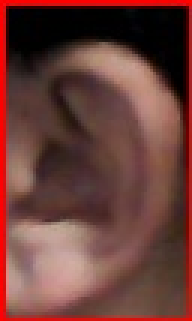
#> input picture images/right/0/save_img_right_1628489376.jpg, 64 x 107 px (shown 3 times larger); its folder holds only this picture in this run
$ python recognition_alg_test.py images/right/0/save_img_right_1628489376.jpg
#> lines starting #> are read from the running program, lines starting #| are printed output that depends on the picture
# -*- coding: utf-8 -*-
# アルゴリズム検証用プログラム
# リアルタイム検知プログラムをベースに、入力画像を引数で制御可能にしたもの
# 引数 1: 入力画像
# 引数 2: どっちの耳か(left/right)

import cv2
import sys
import time
import os
import numpy as np

device = cv2.ocl.Device_getDefault()
print(f"Vendor ID: {device.vendorID()}")
print(f"Vendor name: {device.vendorName()}")
print(f"Name: {device.name()}")

# Haar-like特徴分類器の読み込み
ear_right_cascade = cv2.CascadeClassifier(
    'data/haarcascades/haarcascade_mcs_rightear.xml')
ear_left_cascade = cv2.CascadeClassifier(
    'data/haarcascades/haarcascade_mcs_leftear.xml')
face_cascade = cv2.CascadeClassifier(
    'data/haarcascades/haarcascade_frontalface_default.xml')

# CLAHEオブジェクトの生成
clahe = cv2.createCLAHE(clipLimit=2.0,tileGridSize=(4,4))

# AKAZE検出器の生成
akaze = cv2.AKAZE_create()
# BFMatcherオブジェクトの生成q
bf = cv2.BFMatcher(cv2.NORM_HAMMING, crossCheck=True)

# A-KAZE/KNN Setting
margin = 10 # 画像の周辺空間
zoom_diam = 5 # （特徴量検出用の拡大倍率）
threshold = 200 # 閾値

def main():
    recog_user = -1
    distance = 0

    time_start = time.time()
    img = cv2.imread(sys.argv[1])
#> img is the input picture: shape (107, 64, 3); mean B, G, R 57, 62.6, 107.4

    print(type(img))
#| <class 'numpy.ndarray'>

    gray = img
    # グレースケール変換 & コントラスト均等化
    gray = cv2.cvtColor(img, cv2.COLOR_BGR2GRAY)
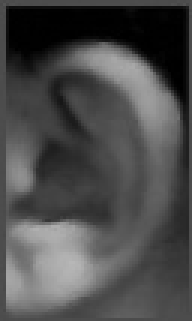
#> gray: shape (107, 64) (shown 3 times larger); min 0, max 183, mean 75.4
    gray = clahe.apply(gray)
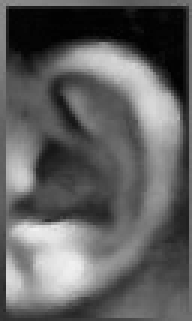
#> gray: shape (107, 64) (shown 3 times larger); min 2, max 241, mean 95.6

    ear_right = ear_right_cascade.detectMultiScale(gray, scaleFactor=1.1, minNeighbors=1, minSize=(50,50))
#> ear_right = [[5, 10, 58, 96]]
    ear_left = ear_left_cascade.detectMultiScale(gray, scaleFactor=1.1, minNeighbors=1, minSize=(50,50))
#> ear_left = ()

    print("Detected R:",len(ear_right)," L:",len(ear_left))
#| Detected R: 1  L: 0
    if len(ear_right) != 0:
        for (ercx, ercy, ercw, erch) in ear_right:
            img = img[ercy-margin:ercy+erch + margin, ercx-margin:ercx+ercw+margin]
            IMG_DIR = os.path.abspath( os.path.dirname(__file__)) + '/images/right/'
            recog_user, distance = recognition(img, IMG_DIR)
            time_end = time.time()

    if len(ear_left) != 0:
        for (ercx, ercy, ercw, erch) in ear_left:
            img = img[ercy-margin:ercy+erch + margin, ercx-margin:ercx+ercw+margin]
            IMG_DIR = os.path.abspath(os.path.dirname(__file__)) + '/images/left/'
            recog_user, distance = recognition(img, IMG_DIR)

    time_end = time.time()
    if recog_user != -1:
        print ("TIME: {0}".format((time_end - time_start)) + "[sec]")
        print ("Recognition >> User:",recog_user," Ret",distance)

    cv2.destroyAllWindows()


def recognition(img, IMG_DIR):
#> called with img = array of shape (107, 5, 3), IMG_DIR = 'images/right/'
    print("Recognition processing... :",IMG_DIR)
    file_dir = ""
    users_dir = os.listdir(IMG_DIR)
    users_cnt = len(users_dir)

    # カメラの画像を処理する
    camera_img = img

    # 画像を指定した倍率に拡大する
    camera_img = cv2.resize(camera_img, dsize=None, fx=zoom_diam, fy=zoom_diam)
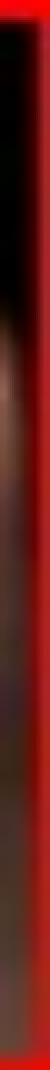
#> camera_img: shape (535, 25, 3) (shown 2 times larger); mean of channels 0, 1, 2 22.9, 27.8, 95.2; drawn as B, G, R
    # グレースケール変換
    camera_img = cv2.cvtColor(camera_img,cv2.COLOR_BGR2GRAY)
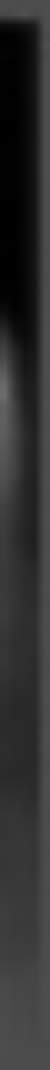
#> camera_img: shape (535, 25) (shown 2 times larger); min 0, max 110, mean 47.4
    # コントラスト均等化
    camera_img = clahe.apply(camera_img)
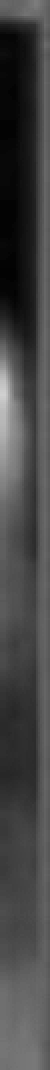
#> camera_img: shape (535, 25) (shown 2 times larger); min 2, max 208, mean 68.9

    (target_kp, target_des) = akaze.detectAndCompute(camera_img, None)
#> target_kp = (); target_des = None

    user_lst_ret = list(range(users_cnt))
    user_lst_id = list(range(users_cnt))

    index = 0

    for user_dir in users_dir:
        temp = 300

        user_id = int(user_dir)
        user_lst_id[index] = user_id

        files_dir = os.listdir(IMG_DIR+"/" + user_dir + "/")
        print("Processing ",user_dir)

        for file_dir in files_dir:
            lib_img_path = IMG_DIR + "/" + user_dir + "/" + file_dir # ライブラリの検出対象画像へのパス

            # ライブラリに登録されている画像をロードして特徴量検出を行う
            # ロードしたライブラリの画像を処理する
            lib_img = cv2.imread(lib_img_path)
            # 画像を指定した倍率に拡大する
            lib_img = cv2.resize(lib_img, dsize=None, fx=zoom_diam, fy=zoom_diam)
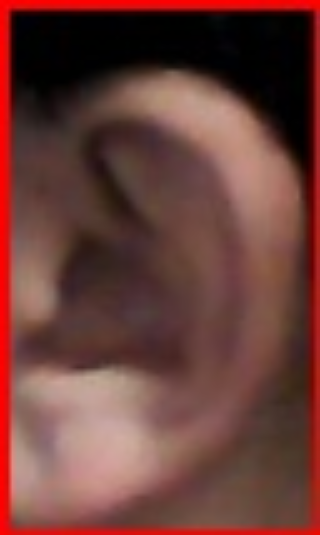
#> lib_img: shape (535, 320, 3); mean B, G, R 56.9, 62.6, 107.3
            # グレースケール変換
            lib_img = cv2.cvtColor(lib_img, cv2.COLOR_BGR2GRAY)
#> lib_img: shape (535, 320)
            # コントラスト均等化
            lib_img = clahe.apply(lib_img)
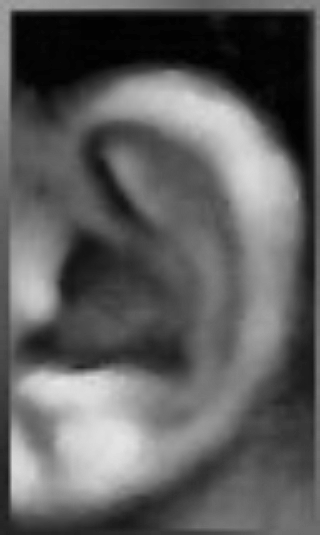
#> lib_img: shape (535, 320); min 2, max 229, mean 94.3

            (comparing_kp, comparing_des) = akaze.detectAndCompute(lib_img, None)
#> comparing_kp = 10 keypoints; (x, y, size): (120, 161, 16.1), (80, 367, 8.1), (120, 205, 16.1), (100, 377, 11.4), (177, 361, 16.1), (80, 367, 5.7), (172, 74, 8.1), (223, 106, 11.4), (61, 284, 8.1), (94, 365, 8.1)

            if target_des is None or comparing_des is None:
                break

            # BFMatcher で ライブラリに登録されている全ての画像に対してマッチングを行う
            matches = bf.match(target_des, comparing_des)
            if len(matches) == 0:
                break

            dist = [m.distance for m in matches]
            ret = sum(dist) / len(dist)
            if temp > ret:
                temp = ret
            print("{0} > {1}".format(file_dir,ret))

        user_lst_ret[index] = temp

        index = index + 1

    recognition_user = -1
#> recognition_user = -1
    recognition_ret = None

    for i in range(index):
        if (recognition_ret is None):
            recognition_ret = user_lst_ret[i]
            recognition_user = user_lst_id[i]
        if user_lst_ret[i] < recognition_ret:
            recognition_ret = user_lst_ret[i]
            recognition_user = user_lst_id[i]

        print("User:", user_lst_id[i] ," Ret:", user_lst_ret[i])

    return recognition_user,recognition_ret

if __name__ == "__main__":
    main()
#> in main, `recog_user, distance = recognition(img, IMG_DIR)`: recog_user = 0; distance = 300
#| Recognition >> User: 0  Ret 300

$ run again, on images/right/0/save_img_right_1628489377.jpg
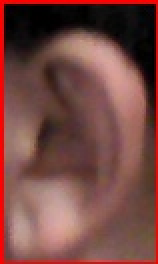
#> input picture images/right/0/save_img_right_1628489377.jpg, 79 x 132 px (shown 2 times larger)
#> in main, img is the input picture: shape (132, 79, 3); mean B, G, R 67.2, 72.2, 118.1
#| <class 'numpy.ndarray'>
#> in main, `gray = clahe.apply(gray)`:
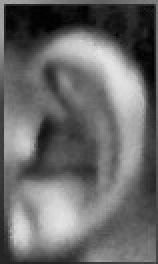
#> gray: shape (132, 79) (shown 2 times larger); min 2, max 228, mean 105.3
#> ear_right = [[4, 14, 70, 116]]
#> ear_left = ()
#| Detected R: 1  L: 0
#> in recognition, `camera_img = clahe.apply(camera_img)`:
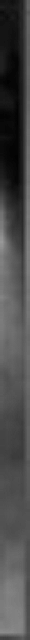
#> camera_img: shape (640, 30); min 2, max 152, mean 73.6
#> target_des = None
#> comparing_kp = 5 keypoints; (x, y, size): (97, 344, 11.4), (119, 178, 16.1), (233, 427, 16.1), (158, 203, 16.1), (96, 344, 8.1)
#> recognition_user = -1
#> recog_user = 0; distance = 300
#| Recognition >> User: 0  Ret 300

$ run again, on images/right/0/save_img_right_1628490309.jpg
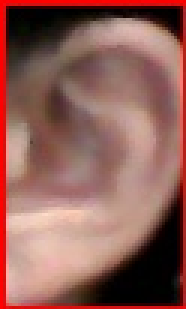
#> input picture images/right/0/save_img_right_1628490309.jpg, 62 x 103 px (shown 3 times larger)
#> in main, img is the input picture: shape (103, 62, 3); mean B, G, R 87.7, 95.4, 143.5
#| <class 'numpy.ndarray'>
#> in main, `gray = clahe.apply(gray)`:
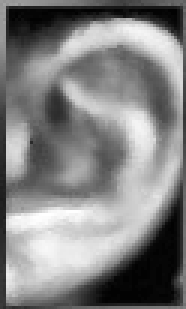
#> gray: shape (103, 62) (shown 3 times larger); min 2, max 255, mean 130.2
#> ear_right = [[4, 8, 54, 91]]
#> ear_left = ()
#| Detected R: 1  L: 0
#> target_des = None
#> in recognition, `lib_img = clahe.apply(lib_img)`:
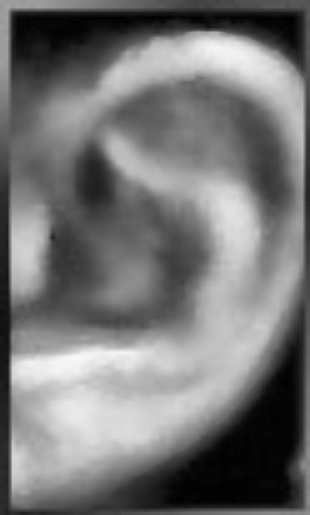
#> lib_img: shape (515, 310); min 1, max 248, mean 117.1
#> comparing_kp = 6 keypoints; (x, y, size): (116, 147, 16.1), (52, 237, 5.7), (114, 146, 11.4), (129, 170, 16.1), (129, 360, 16.1), (94, 158, 13.6)
#> recognition_user = -1
#> recog_user = 0; distance = 300
#| Recognition >> User: 0  Ret 300
